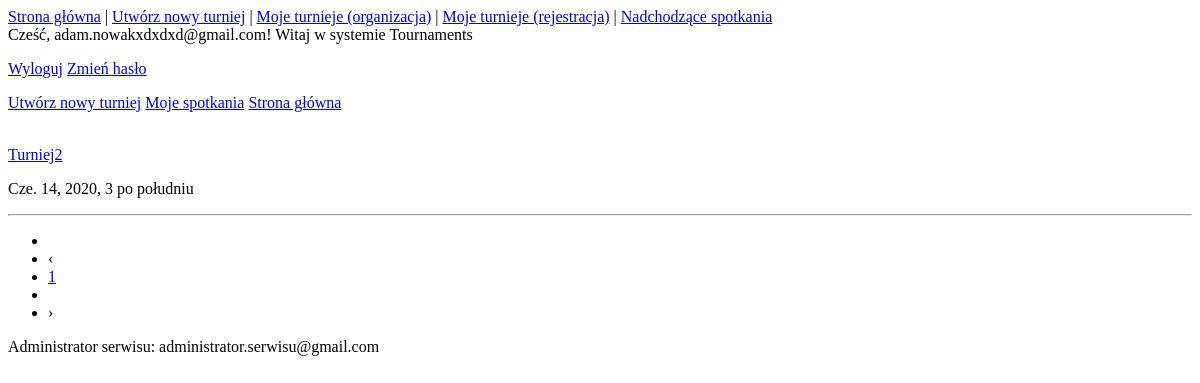
The page /myorgtourns/ (signed in) on the database as committed earlier.
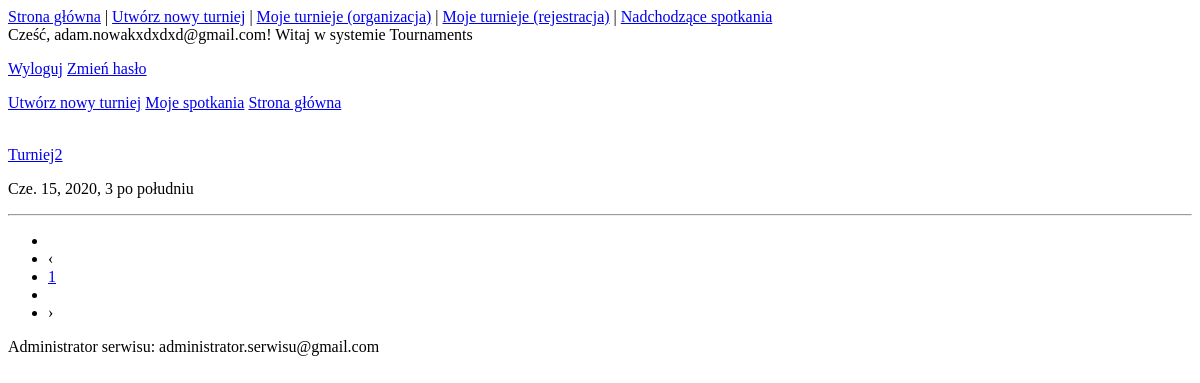
The same page on the database as committed later.
### Tourn/models.py (models this page shows)
class Tournament(models.Model):
    name = models.CharField(max_length=50)
    discipline = models.CharField(max_length=50)
    start_date = models.DateTimeField()
    registration_deadline = models.DateTimeField()
    participants_limit = models.IntegerField()
    city = models.CharField(max_length=20)
    street = models.CharField(max_length=50)
    number = models.IntegerField()
    organizer = models.ForeignKey(settings.AUTH_USER_MODEL, on_delete=models.CASCADE)

### Tourn/views.py (the view)
# urls.py: path('myorgtourns/', views.my_tourns_org, name='my_orgtourns'),
def my_tourns_org(request):#turnieje - organizacja
    tourns = Tournament.objects.filter(organizer=request.user).order_by('-start_date')
    tourns_list = list(tourns)
    paginator = Paginator(tourns_list, 10)  # posts per page
    page = request.GET.get('page')
    print(tourns_list)
    print(len(tourns_list))
    try:
        queryset = paginator.page(page)
    except PageNotAnInteger:
        queryset = paginator.page(1)
    except EmptyPage:
        queryset = paginator.page(paginator.num_pages)
    context = {
        "object_list": queryset,
        "length": len(tourns_list)
    }
    return render(request, "my.html", context)

### templates/my.html (shortened to what this page needs)
{% extends 'base.html' %}
{% block content %}
{% if user.is_authenticated %}
    Cześć, {{ user.username }}! Witaj w systemie Tournaments
    <p><a href="{% url 'logout' %}">Wyloguj</a>
    <a href="{% url 'password_reset' %}">Zmień hasło</a></p>
        <p><a href="{% url 'add_tournament' %}">Utwórz nowy turniej</a>
        <a href="{% url 'my_games' %}">Moje spotkania</a>
        <a href="{% url 'home' %}">Strona główna</a></p>
{% endif %}
{% if length != 0 %}
    {% for obj in object_list %}
<div class = "container">
  <div class = "col-md-6">
    <br>
    <a href = "../tournament/{{ obj.id }}">{{obj.name}}</a>
    <p>{{obj.start_date}}</p>
    <hr>
  </div>
</div>
{% endfor %}
<div class = "container">
  <div class = "col-md-6">
    <nav aria-label="Page navigation example">
      <ul class="pagination">
        <li class="page-item">
          {% if object_list.has_previous %}
             <li class="previous"> <a href="?page={{ object_list.previous_page_number }}">
             <span aria-hidden="true">‹</span></a>
          {% else %}
              <li class="previous disabled"><a>‹</a>
          {% endif %}
        </li>
         {% for page in object_list.paginator.page_range %}
            {% if page == object_list.number %}
            <li class="pg active"><a class = "page_number" href="?page={{page}}">{{page}}</a>
            {% else %}
            <li class="pg"><a class = "page_number" href="?page={{page}}">{{page}}</a>
            {% endif %}
        {% endfor %}
        <li class="page-item">
          {% if object_list.has_next %}
            <li class="previous"> <a href="?page={{ object_list.next_page_number }}">›</a></li>
          {% else %}
              <li class="next disabled"><a>›</a>
          {% endif %}
        </li>
      </ul>
    </nav>
  </div>
</div>
    {% else %}
    <p>Brak informacji o zbliżających się turniejach</p>
    {% endif %}
{% endblock %}

Rows that differ between the two databases and show on the page:
changed Tournament "Turniej2": start_date "Cze. 14, 2020, 3 po południu" → "Cze. 15, 2020, 3 po południu"
